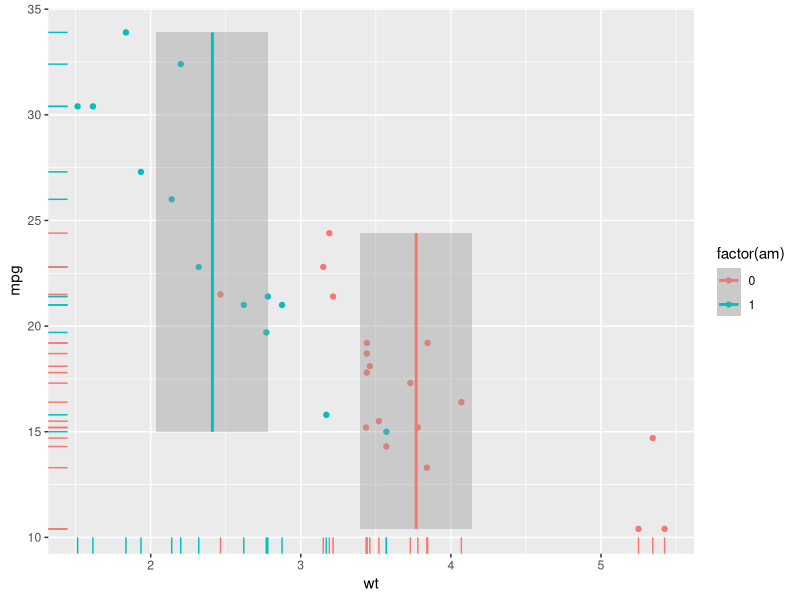
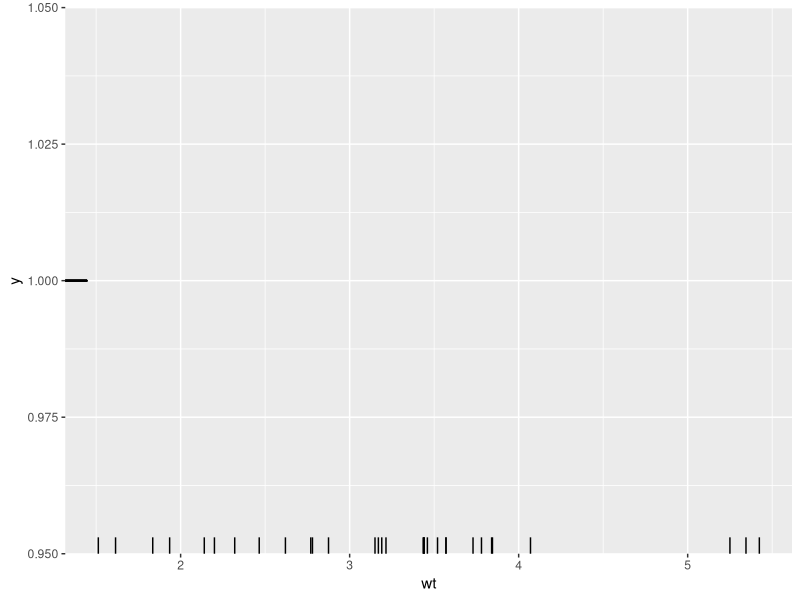
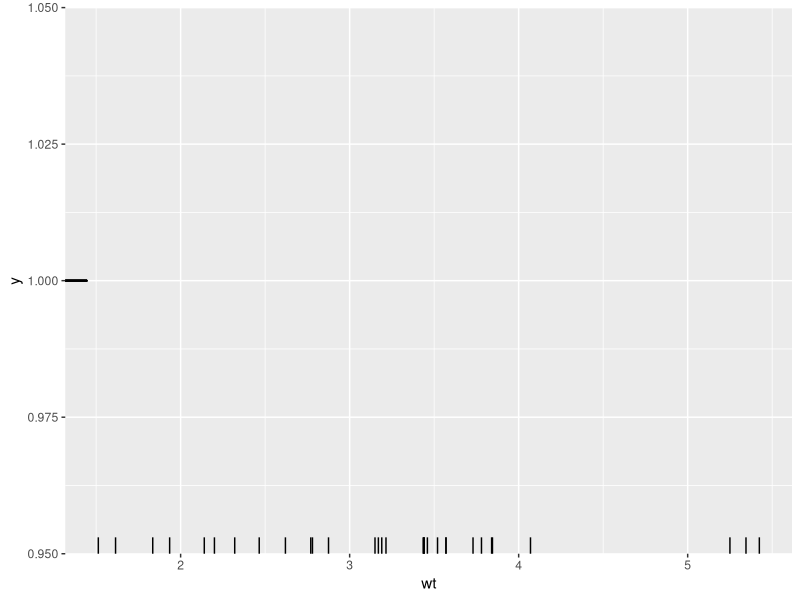

These charts were generated, in order, by the following R code: (Note: this script raises an error after producing the figures.)
## ---- chunk 1
knitr::opts_chunk$set(echo = TRUE, warning = T, error = T)
options(tidyverse.quiet = TRUE)
## ---- chunk 2
library(tidyverse)
## ---- chunk 3
ggplot(mtcars) + 
  aes(x = wt, y = mpg, color = factor(am)) + 
  geom_rug() + 
  geom_point() + 
  geom_smooth(orientation = "y", 
              method = lm,
              formula = y ~ 1)

ggplot(mtcars) + 
  aes(x = wt, y = 1) + 
  geom_rug() + 
  geom_smooth(orientation = "y", 
              method = lm,
              formula = y ~ 1)


ggplot(mtcars) + 
  aes(x = wt, y = 1) + 
  geom_rug() + 
  geom_smooth(orientation = "y", 
              method = lm,
              formula = y ~ 1)


ggplot(mtcars) + 
  aes(x = wt) +
  geom_rug() + 
  geom_vline()

ggplot(mtcars) + 
  aes(x = wt, y = 0) +
  geom_rug()


mean_wt <- data.frame(cyl = c(4, 6, 8), wt = c(2.28, 3.11, 4.00))
p + geom_hline(aes(yintercept = wt), mean_wt)

ggplot(mtcars, aes(mpg, wt, colour = wt)) +
  geom_point() +
  geom_hline(aes(yintercept = wt, colour = wt), mean_wt) +
  facet_wrap(~ cyl)


ggplot(mtcars, aes(mpg, wt, colour = wt)) +
  geom_point() +
  geom_hline(aes(yintercept = wt, colour = wt), mean_wt) +
  facet_wrap(~ cyl)
